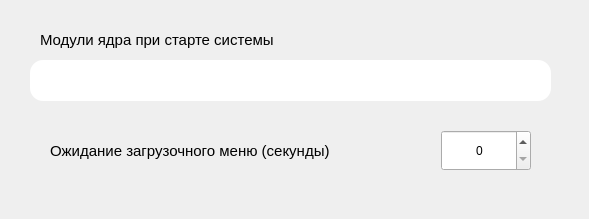
      <widget class="QWidget" name="scrollArea_grub">
       <property name="geometry">
        <rect>
         <x>0</x>
         <y>0</y>
         <width>589</width>
         <height>219</height>
        </rect>
       </property>
       <widget class="QWidget" name="layoutWidget">
        <property name="geometry">
         <rect>
          <x>50</x>
          <y>130</y>
          <width>481</width>
          <height>41</height>
         </rect>
        </property>
        <layout class="QHBoxLayout" name="horizontalLayout">
         <item>
          <widget class="QLabel" name="label_grub">
           <property name="font">
            <font>
             <pointsize>11</pointsize>
            </font>
           </property>
           <property name="locale">
            <locale language="Russian" country="Russia"/>
           </property>
           <property name="text">
            <string>Ожидание загрузочного меню (секунды)</string>
           </property>
           <property name="textFormat">
            <enum>Qt::AutoText</enum>
           </property>
           <property name="alignment">
            <set>Qt::AlignLeading|Qt::AlignLeft|Qt::AlignVCenter</set>
           </property>
           <property name="margin">
            <number>0</number>
           </property>
          </widget>
         </item>
         <item>
          <widget class="QSpinBox" name="spin_grub">
           <property name="sizePolicy">
            <sizepolicy hsizetype="Maximum" vsizetype="Preferred">
             <horstretch>0</horstretch>
             <verstretch>0</verstretch>
            </sizepolicy>
           </property>
           <property name="minimumSize">
            <size>
             <width>0</width>
             <height>0</height>
            </size>
           </property>
           <property name="maximumSize">
            <size>
             <width>90</width>
             <height>16777215</height>
            </size>
           </property>
           <property name="sizeIncrement">
            <size>
             <width>0</width>
             <height>0</height>
            </size>
           </property>
           <property name="baseSize">
            <size>
             <width>0</width>
             <height>0</height>
            </size>
           </property>
           <property name="contextMenuPolicy">
            <enum>Qt::NoContextMenu</enum>
           </property>
           <property name="styleSheet">
            <string notr="true">padding: 0 10px 0 30px;
background-image: url(:/img/m6.png);
background-repeat: no-repeat;
background-position: left center;</string>
           </property>
           <property name="alignment">
            <set>Qt::AlignLeading|Qt::AlignLeft|Qt::AlignVCenter</set>
           </property>
           <property name="correctionMode">
            <enum>QAbstractSpinBox::CorrectToPreviousValue</enum>
           </property>
          </widget>
         </item>
        </layout>
       </widget>
       <widget class="QLineEdit" name="line_grub">
        <property name="geometry">
         <rect>
          <x>30</x>
          <y>60</y>
          <width>521</width>
          <height>41</height>
         </rect>
        </property>
        <property name="contextMenuPolicy">
         <enum>Qt::NoContextMenu</enum>
        </property>
        <property name="styleSheet">
         <string notr="true">border-radius:13px;
padding: 0 10px 0 35px;
background-image: url(:/img/m5.png);
background-repeat: no-repeat;
background-position: left center;</string>
        </property>
       </widget>
       <widget class="QLabel" name="label_grub_3">
        <property name="geometry">
         <rect>
          <x>40</x>
          <y>20</y>
          <width>251</width>
          <height>39</height>
         </rect>
        </property>
        <property name="font">
         <font>
          <pointsize>11</pointsize>
         </font>
        </property>
        <property name="locale">
         <locale language="Russian" country="Russia"/>
        </property>
        <property name="text">
         <string>Модули ядра при старте системы</string>
        </property>
        <property name="textFormat">
         <enum>Qt::AutoText</enum>
        </property>
        <property name="alignment">
         <set>Qt::AlignLeading|Qt::AlignLeft|Qt::AlignVCenter</set>
        </property>
        <property name="margin">
         <number>0</number>
        </property>
       </widget>
      </widget>
